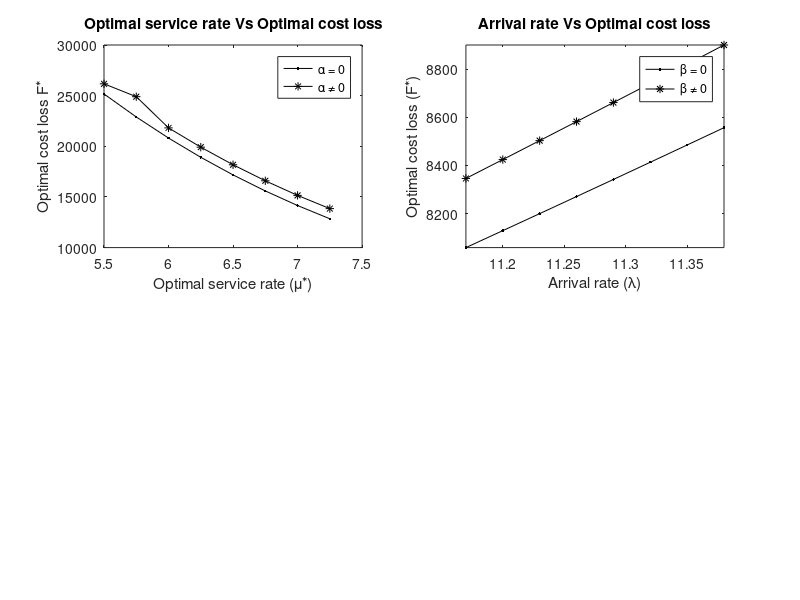

Write MATLAB code to recreate this figure.
%% Graph of Optimal service rate mu^* vs Optimal Cost F^*
close all;
clear;
%%Fi=Fi(b1,l,m,a,r1,s,e,N);
%For beta=0.5; lambda=11.17; alpha=0; r=0.9; eta=0.0588; xi=0.015; D=6; N=89; 
mu=[7.25 7 6.75 6.5 6.25 6 5.75 5.5];
F_1=[12845.5876	14153.5199	15593.2041	17175.7281	18912.5469	20815.3613	22895.9682	25166.0803];

%For beta=0.5; lambda=11.17; alpha=2.58; r=0.9; eta=0.0588; xi=0.015; D=6; N=89; 
F_2=[13846.5461	15154.605	16594.4348	18177.1268	19914.1399	21817.1801	24898.0499	26168.4696];
%For beta=0.5; lambda=11.17; alpha=0.029; r=0.9; eta=0.0588; xi=0.015; D=6; N=89;
%F_3=[];
subplot(2,2,1);
plot(mu,F_1,'black .-',mu,F_2,'black *-');
legend('\alpha = 0','\alpha \neq 0');
xlabel('Optimal service rate (\mu^{\ast})'); hold on
ylabel('Optimal cost loss F^\ast'); hold on
title('Optimal service rate Vs Optimal cost loss'); hold on 
%%%%%%%%%%%%%%%%%%%%%%%%%%%%%%%%%%%%%%%%%%%%%%%%%%%%%%%%%%%%
%%%%%%%%%%%%%%%%%%%%%%%%%%%%%%%%%%%%%%%%%%%%%%%%%%%%%%%%%%%%
%For beta=0; lambda=11.17; alpha=0.029; r=0.9; eta=0.0588; xi=0.015; D=6; N=89;
lambda=[11.17 11.2 11.23 11.26 11.29 11.32 11.35 11.38];    
F_4=[8058.4516	8128.9069	8199.63	8270.6191	8341.8725	8413.3885	8485.1655	8557.2016];
%For beta=0.5; lambda=11.17; alpha=0.029; r=0.9; eta=0.0588; xi=0.015; D=6; N=89;
F_5=[8346.0104	8424.532	8503.3136	8582.3531	8661.6485	8741.1977	8820.9987	8901.0495];
subplot(2,2,2)
plot(lambda,F_4,'black .-',lambda,F_5,'black *-');
legend('\beta = 0','\beta \neq 0');
xlabel('Arrival rate (\lambda)'); hold on
ylabel('Optimal cost loss (F^\ast)'); hold on
title('Arrival rate Vs Optimal cost loss'); hold on
  axis tight
  



  
  
